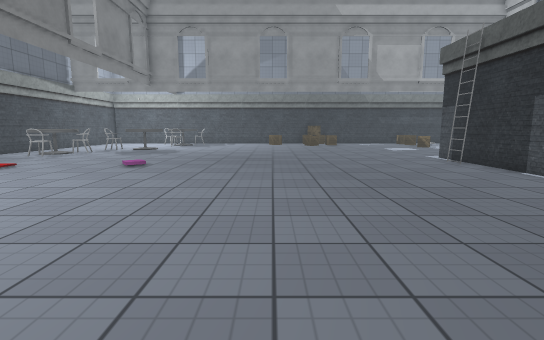
[1] (above)

22 first-person views from a walk through a 3-D level made in the Unity game engine. The camera is 1.2 m above the floor, tilts 8° down and sees 85° across. The floor is counted in squares, 1 m on a side. Each view is taken from the middle of a square. On the plan, view 1 faces up. The plan holds only what a view shows up to about 13 squares ahead; the rest is blank. The place goes on beyond the plan. Some animated figures are not drawn. Some surface patterns are stand-ins.

[2]
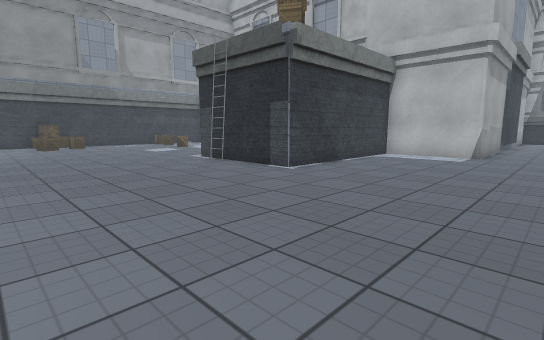

[3]
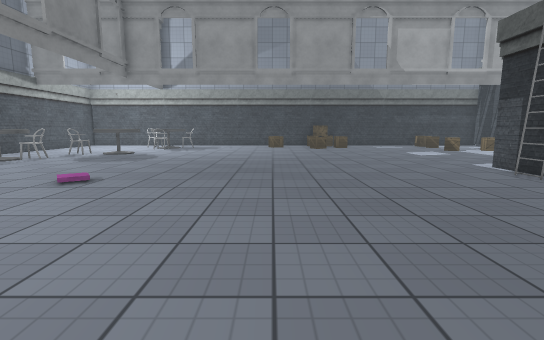

[4]
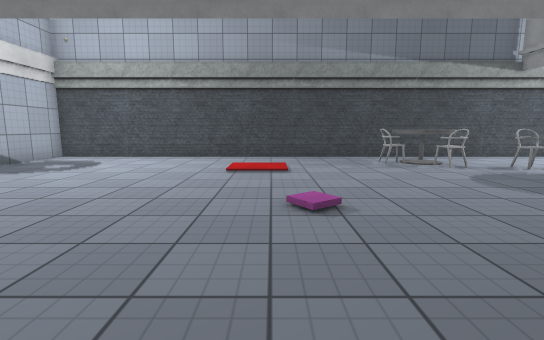

[5]
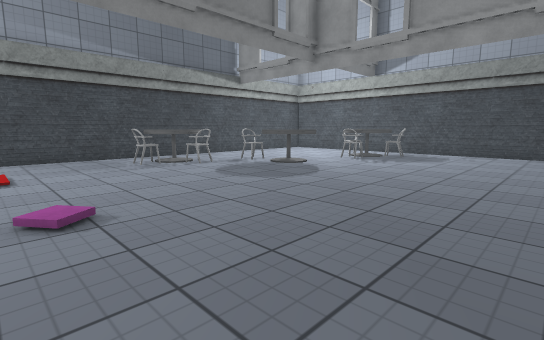

[6]
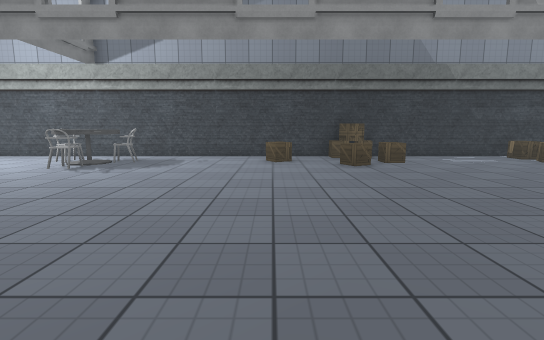

[7]
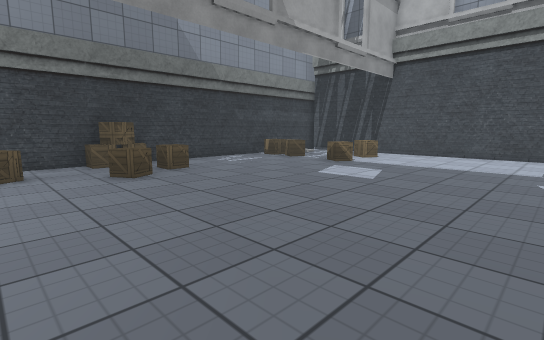

[8]
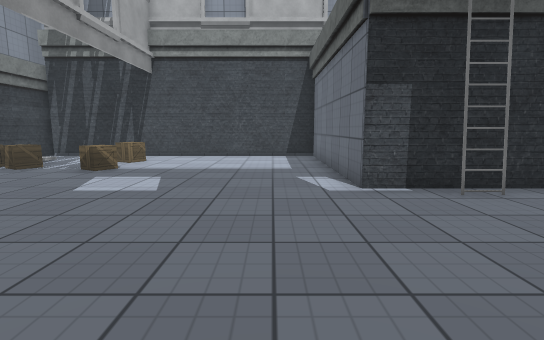

[9]
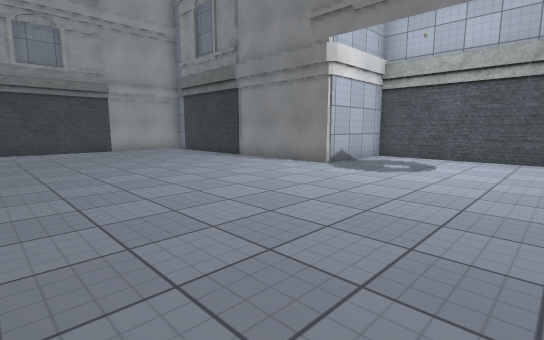

[10]
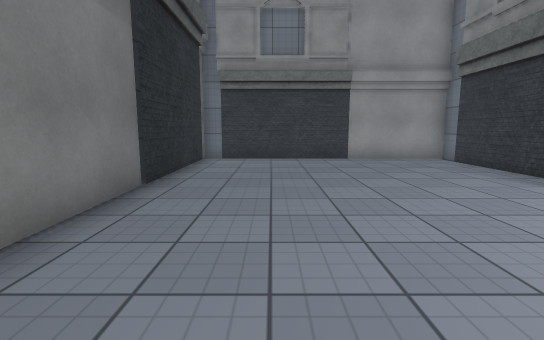

[11]
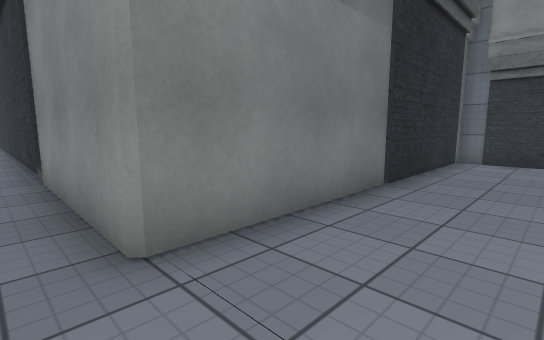

[12]
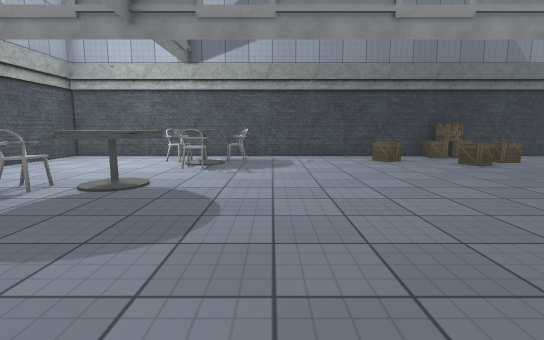

[13]
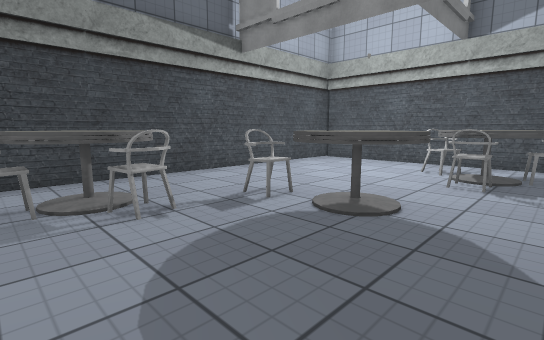

[14]
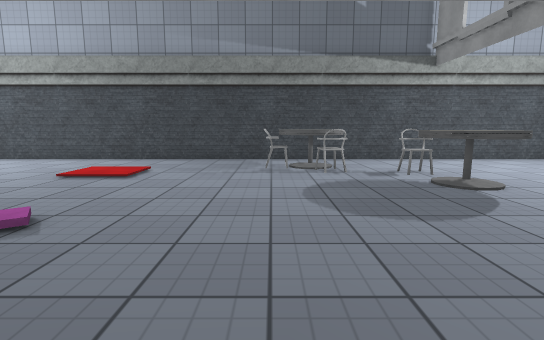

[15]
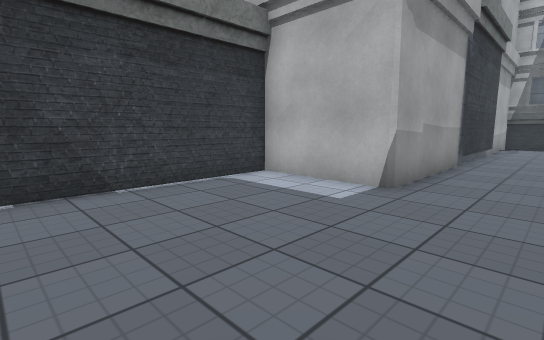

[16]
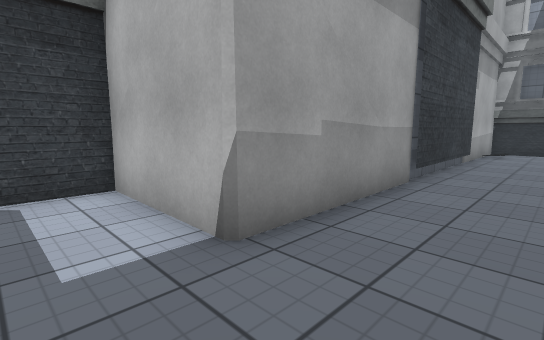

[17]
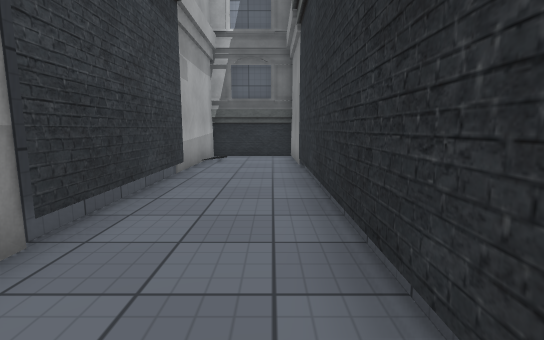

[18]
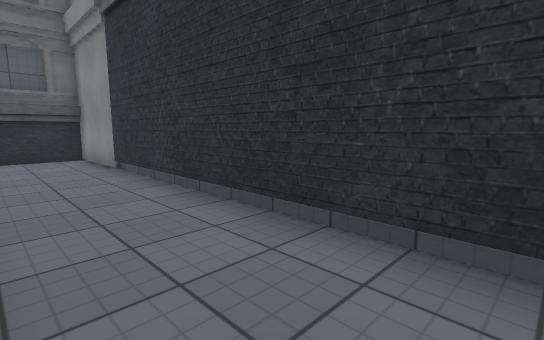

[19]
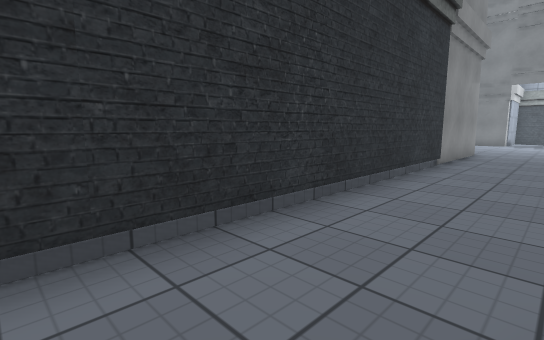

[20]
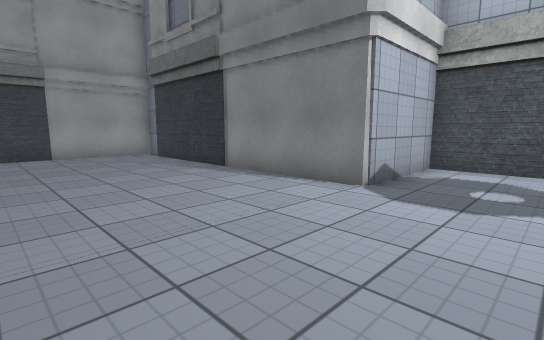

[21]
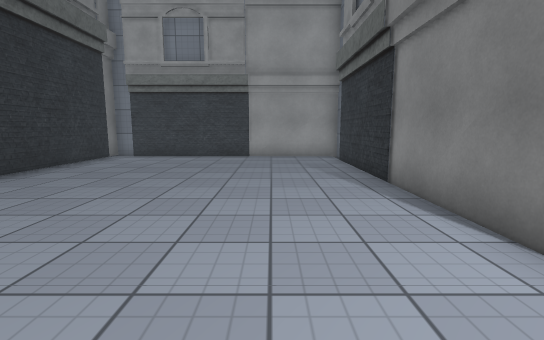

[22]
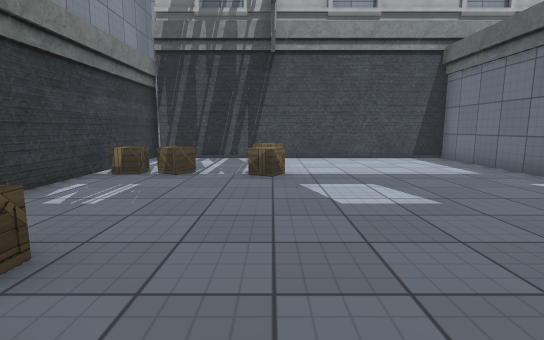

### Floor plan
Key: @ floor where view 1 was taken; # wall or solid block; . floor; / step, stairs or slope; C chair; L ladder; B building; T table; R crate.
Columns run from 13 left of view 1 to 29 right of it. Each row starts with its distance up from view 1.
 24 B############################
 23 B...............RR.....R...B
 22 B....CCTC....RR..R.....R...B
 21 B.....TTC......RRR.....R...B
 20 B.....CC........R..........B
 19 B.....................RRRR.B
 18 B....TT....................B
 17 B...CTTT...................B
 16 B....TT....................B
 15 B.TTC......................B
 14 B.TTC......................B
 13 B.CC.......................B
 12 B...................########
 11 B...................#      B
 10 B..................L#      B
  9 B...................#      B
  8 B...................#
  7 B...................########
  6 B..........................B
  5 B..........................B
  4 B..........................BBBBBBBBBBBBBBBB
  3 B...............................BBBBB.../.B
  2 B.........................................B
  1 B.........................................B
  0 BBBBB........@B############################
 -1     B.........##
 -2     B.........#
 -3     B.........#
 -4     B.........#
 -5     B.........#
 -6     B.........#
 -7     B.........#
 -8     B.........#
 -9     B.........#
-10     B.........#
-11     BBBBBBBBBB#

Where each view was taken, in squares from view 1:
view 1: 0 up, 0 right, facing up
view 2: 1 up, 0 right, facing up-right
view 3: 3 up, 0 right, facing up
view 4: 9 up, 0 right, facing left
view 5: 9 up, 0 right, facing up-left
view 6: 11 up, 0 right, facing up
view 7: 13 up, 0 right, facing up-right
view 8: 14 up, 1 right, facing right
view 9: 6 up, 0 right, facing down-left
view 10: 1 up, 2 left, facing down
view 11: 1 up, 2 left, facing down-right
view 12: 11 up, 4 left, facing up
view 13: 13 up, 5 left, facing up-left
view 14: 13 up, 1 left, facing left
view 15: 1 up, 8 right, facing up-right
view 16: 1 up, 12 right, facing up-right
view 17: 1 up, 16 right, facing right
view 18: 3 up, 16 right, facing down-right
view 19: 3 up, 16 right, facing down-left
view 20: 3 up, 3 left, facing down-left
view 21: 2 up, 6 left, facing down
view 22: 19 up, 2 right, facing right
